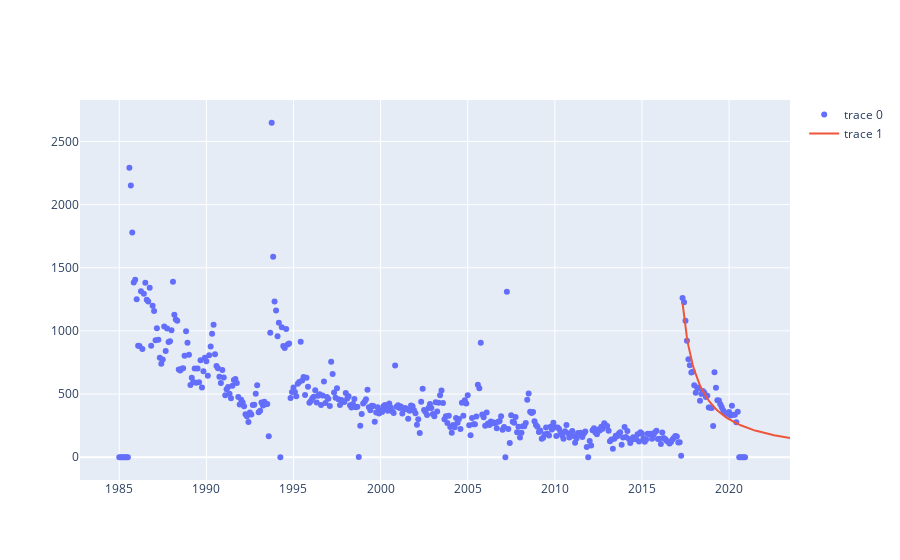

The notebook cell this image was saved under:
### Code cell
dates=[]
for month in dca_fit.index:
    dates.append(dca_prd_sub.Date.min()+relativedelta(months=+month))
dca_fit['Date']=dates


fig=go.Figure()
fig.add_trace(go.Scatter(x=dca_prd.Date,y=dca_prd.Oil,mode='markers'))
fig.add_trace(go.Scatter(x=dca_fit.Date, y=dca_fit.Qcalc))
fig.show()
print('PDP, bbl:      %.0f' %pdp)
print('Qi, bbl/month: %.0f'%popt[0])
print('b, unitless:   %.2f'%popt[1])
print('Di, 1/month:   %.4f'%popt[2])
